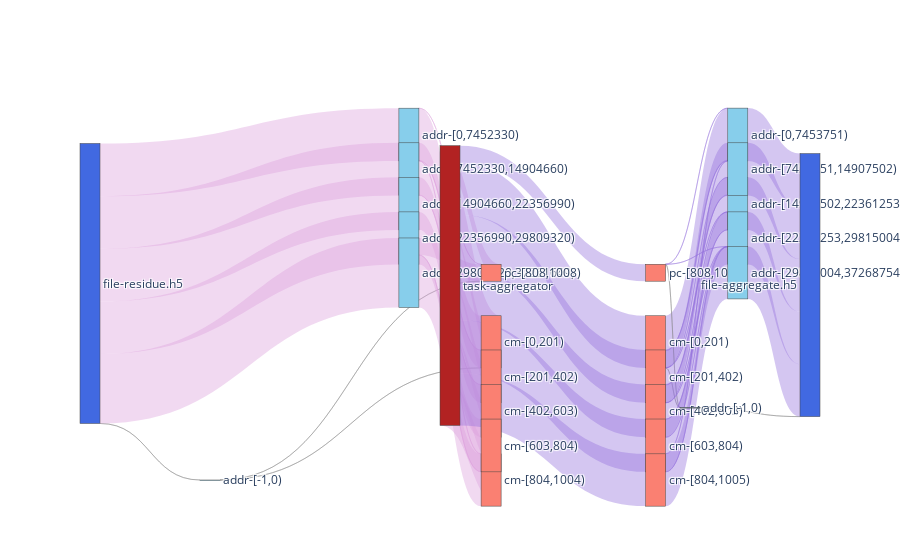

Notebook code cell kept with this figure:
### Code cell
AGG = nx.compose(G_AGG_R, G_AGG_W) 

agg_nodes, agg_nodes_dict = get_nodes_for_sankey(AGG,rm_tags=['agg_r','agg_w'])

agg_links = get_links_for_sankey(AGG, agg_nodes_dict)
fig = go.Figure(go.Sankey(
            node = agg_nodes,
            link = agg_links, orientation='h'))
fig.show()
fig.write_html(f"{path}/sankey-grouped-agg-vol-vfd.html")

### Figure 1 — Plotly figure (JSON) as saved in the notebook; plotly's stock layout.template omitted (floating-point values rounded to 4 significant figures)
{"data": [{"link": {"color": ["rgba(128, 128, 128, 0.4)", "rgba(221, 160, 221,0.4)", "rgba(221, 160, 221,0.4)", "rgba(221, 160, 221,0.4)", "rgba(221, 160, 221,0.4)", "rgba(221, 160, 221,0.4)", "rgba(128, 128, 128, 0.4)", "rgba(128, 128, 128, 0.4)", "rgba(221, 160, 221,0.4)", "rgba(221, 160, 221,0.4)", "rgba(221, 160, 221,0.4)", "rgba(221, 160, 221,0.4)", "rgba(221, 160, 221,0.4)", "rgba(221, 160, 221,0.4)", "rgba(221, 160, 221,0.4)", "rgba(221, 160, 221,0.4)", "rgba(221, 160, 221,0.4)", "rgba(221, 160, 221,0.4)", "rgba(221, 160, 221,0.4)", "rgba(221, 160, 221,0.4)", "rgba(221, 160, 221,0.4)", "rgba(221, 160, 221,0.4)", "rgba(221, 160, 221,0.4)", "rgba(221, 160, 221,0.4)", "rgba(221, 160, 221,0.4)", "rgba(147, 112, 219, 0.4)", "rgba(147, 112, 219, 0.4)", "rgba(147, 112, 219, 0.4)", "rgba(147, 112, 219, 0.4)", "rgba(147, 112, 219, 0.4)", "rgba(147, 112, 219, 0.4)", "rgba(128, 128, 128, 0.4)", "rgba(147, 112, 219, 0.4)", "rgba(147, 112, 219, 0.4)", "rgba(147, 112, 219, 0.4)", "rgba(128, 128, 128, 0.4)", "rgba(147, 112, 219, 0.4)", "rgba(147, 112, 219, 0.4)", "rgba(147, 112, 219, 0.4)", "rgba(147, 112, 219, 0.4)", "rgba(147, 112, 219, 0.4)", "rgba(147, 112, 219, 0.4)", "rgba(147, 112, 219, 0.4)", "rgba(147, 112, 219, 0.4)", "rgba(147, 112, 219, 0.4)", "rgba(147, 112, 219, 0.4)", "rgba(147, 112, 219, 0.4)", "rgba(147, 112, 219, 0.4)", "rgba(147, 112, 219, 0.4)", "rgba(147, 112, 219, 0.4)", "rgba(128, 128, 128, 0.4)", "rgba(147, 112, 219, 0.4)", "rgba(147, 112, 219, 0.4)", "rgba(147, 112, 219, 0.4)", "rgba(147, 112, 219, 0.4)", "rgba(147, 112, 219, 0.4)"], "label": ["Access Volume : 1 B <br />Average Count : 2 <br />Average Access Size : 0.5 B <br />Operation : open", "Access Volume : 7.47 MB <br />Average Count : 413 <br />Average Access Size : 18.09 KB <br />Operation : read", "Access Volume : 7.45 MB <br />Average Count : 400 <br />Average Access Size : 18.62 KB <br />Operation : read", "Access Volume : 7.45 MB <br />Average Count : 400 <br />Average Access Size : 18.62 KB <br />Operation : read", "Access Volume : 9.85 MB <br />Average Count : 402 <br />Average Access Size : 24.5 KB <br />Operation : read", "Access Volume : 7.45 MB <br />Average Count : 400 <br />Average Access Size : 18.62 KB <br />Operation : read", "Access Volume : 1 B <br />Average Count : 1 <br />Average Access Size : 1 B <br />Operation : open", "Access Volume : 1 B <br />Average Count : 1 <br />Average Access Size : 1 B <br />Operation : close", "Access Volume : 7.38 MB <br />Average Count : 201 <br />Average Access Size : 36.74 KB <br />Operation : read", "Access Volume : 74.52 KB <br />Average Count : 2 <br />Average Access Size : 37.26 KB <br />Operation : read", "Access Volume : 1 B <br />Average Count : 1 <br />Average Access Size : 1 B <br />Operation : read", "Access Volume : 1 B <br />Average Count : 1 <br />Average Access Size : 1 B <br />Operation : read", "Access Volume : 7.4 MB <br />Average Count : 199 <br />Average Access Size : 37.21 KB <br />Operation : read", "Access Volume : 36.82 KB <br />Average Count : 1 <br />Average Access Size : 36.82 KB <br />Operation : read", "Access Volume : 7.44 MB <br />Average Count : 200 <br />Average Access Size : 37.2 KB <br />Operation : read", "Access Volume : 7.44 MB <br />Average Count : 200 <br />Average Access Size : 37.21 KB <br />Operation : read", "Access Volume : 36.9 KB <br />Average Count : 1 <br />Average Access Size : 36.9 KB <br />Operation : read", "Access Volume : 7.41 MB <br />Average Count : 199 <br />Average Access Size : 37.21 KB <br />Operation : read", "Access Volume : 2.4 MB <br />Average Count : 2 <br />Average Access Size : 1.2 MB <br />Operation : read", "Access Volume : 7.38 MB <br />Average Count : 201 <br />Average Access Size : 36.74 KB <br />Operation : read", "Access Volume : 2.4 MB <br />Average Count : 4 <br />Average Access Size : 600 KB <br />Operation : read", "Access Volume : 7.48 MB <br />Average Count : 201 <br />Average Access Size : 37.21 KB <br />Operation : read", "Access Volume : 7.41 MB <br />Average Count : 200 <br />Average Access Size : 37.03 KB <br />Operation : read", "Access Volume : 7.48 MB <br />Average Count : 201 <br />Average Access Size : 37.2 KB <br />Operation : read", "Access Volume : 7.48 MB <br />Average Count : 201 <br />Average Access Size : 37.21 KB <br />Operation : read", "Access Volume : 7.38 MB <br />Average Count : 201 <br />Average Access Size : 36.74 KB <br />Operation : write", "Access Volume : 7.48 MB <br />Average Count : 201 <br />Average Access Size : 37.21 KB <br />Operation : write", "Access Volume : 7.48 MB <br />Average Count : 201 <br />Average Access Size : 37.2 KB <br />Operation : write", "Access Volume : 7.48 MB <br />Average Count : 201 <br />Average Access Size : 37.21 KB <br />Operation : write", "Access Volume : 7.41 MB <br />Average Count : 200 <br />Average Access Size : 37.03 KB <br />Operation : write", "Access Volume : 2.4 MB <br />Average Count : 4 <br />Average Access Size : 600 KB <br />Operation : write", "Access Volume : 1 B <br />Average Count : 1 <br />Average Access Size : 1 B <br />Operation : open", "Access Volume : 7.38 MB <br />Average Count : 200 <br />Average Access Size : 36.88 KB <br />Operation : write", "Access Volume : 1.26 KB <br />Average Count : 79 <br />Average Access Size : 16 B <br />Operation : write", "Access Volume : 1.9 KB <br />Average Count : 119 <br />Average Access Size : 16 B <br />Operation : write", "Access Volume : 1 B <br />Average Count : 2 <br />Average Access Size : 0.5 B <br />Operation : open", "Access Volume : 608 B <br />Average Count : 3 <br />Average Access Size : 202.67 B <br />Operation : write", "Access Volume : 296 B <br />Average Count : 2 <br />Average Access Size : 148 B <br />Operation : write", "Access Volume : 111.93 KB <br />Average Count : 3 <br />Average Access Size : 37.31 KB <br />Operation : write", "Access Volume : 1.3 KB <br />Average Count : 81 <br />Average Access Size : 16 B <br />Operation : write", "Access Volume : 1.92 KB <br />Average Count : 120 <br />Average Access Size : 16 B <br />Operation : write", "Access Volume : 7.37 MB <br />Average Count : 198 <br />Average Access Size : 37.24 KB <br />Operation : write", "Access Volume : 7.41 MB <br />Average Count : 199 <br />Average Access Size : 37.24 KB <br />Operation : write", "Access Volume : 3.22 KB <br />Average Count : 201 <br />Average Access Size : 16 B <br />Operation : write", "Access Volume : 74.35 KB <br />Average Count : 2 <br />Average Access Size : 37.18 KB <br />Operation : write", "Access Volume : 37.02 KB <br />Average Count : 1 <br />Average Access Size : 37.02 KB <br />Operation : write", "Access Volume : 7.45 MB <br />Average Count : 200 <br />Average Access Size : 37.25 KB <br />Operation : write", "Access Volume : 3.22 KB <br />Average Count : 201 <br />Average Access Size : 16 B <br />Operation : write", "Access Volume : 175 B <br />Average Count : 2 <br />Average Access Size : 87.5 B <br />Operation : write", "Access Volume : 7.41 MB <br />Average Count : 350 <br />Average Access Size : 21.18 KB <br />Operation : write", "Access Volume : 1 B <br />Average Count : 2 <br />Average Access Size : 0.5 B <br />Operation : open", "Access Volume : 7.49 MB <br />Average Count : 208 <br />Average Access Size : 36 KB <br />Operation : write", "Access Volume : 7.45 MB <br />Average Count : 279 <br />Average Access Size : 26.7 KB <br />Operation : write", "Access Volume : 7.45 MB <br />Average Count : 400 <br />Average Access Size : 18.63 KB <br />Operation : write", "Access Volume : 7.42 MB <br />Average Count : 874 <br />Average Access Size : 8.49 KB <br />Operation : write", "Access Volume : 7.45 MB <br />Average Count : 200 <br />Average Access Size : 37.24 KB <br />Operation : write"], "source": [0, 0, 0, 0, 0, 0, 1, 1, 2, 2, 2, 2, 3, 3, 4, 5, 6, 6, 6, 7, 8, 9, 10, 11, 12, 13, 13, 13, 13, 13, 13, 14, 14, 14, 14, 15, 15, 15, 16, 16, 16, 16, 17, 17, 17, 18, 18, 18, 19, 19, 20, 21, 22, 23, 24, 25], "target": [1, 2, 4, 5, 6, 3, 7, 8, 7, 9, 10, 8, 9, 11, 11, 12, 12, 10, 8, 13, 13, 13, 13, 13, 13, 14, 16, 17, 18, 19, 15, 20, 21, 22, 23, 20, 21, 24, 21, 23, 24, 25, 22, 24, 25, 22, 23, 24, 21, 24, 26, 26, 26, 26, 26, 26], "value": [1, 7470344, 7447664, 7449464, 9849656, 7447768, 1, 1, 7384614, 74520, 1, 1, 7404124, 36820, 7440852, 7442640, 36904, 7405392, 2400001, 7384614, 2400003, 7478644, 7405393, 7477672, 7479544, 7384614, 7478644, 7477672, 7479544, 7405393, 2400003, 1, 7375767, 1264, 1904, 1, 608, 296, 111928, 1296, 1920, 7373568, 7410168, 3216, 74352, 37016, 7449384, 3216, 175, 7414624, 1, 7488478, 7448448, 7452584, 7423272, 7447920]}, "node": {"color": ["RoyalBlue", "SkyBlue", "SkyBlue", "SkyBlue", "SkyBlue", "SkyBlue", "SkyBlue", "Salmon", "Salmon", "Salmon", "Salmon", "Salmon", "Salmon", "FireBrick", "Salmon", "Salmon", "Salmon", "Salmon", "Salmon", "Salmon", "SkyBlue", "SkyBlue", "SkyBlue", "SkyBlue", "SkyBlue", "SkyBlue", "RoyalBlue"], "label": ["file-residue.h5", "addr-[-1,0)", "addr-[0,7452330)", "addr-[7452330,14904660)", "addr-[14904660,22356990)", "addr-[22356990,29809320)", "addr-[29809320,37261649)", "cm-[0,201)", "pc-[808,1008)", "cm-[201,402)", "cm-[804,1004)", "cm-[402,603)", "cm-[603,804)", "task-aggregator", "cm-[0,201)", "pc-[808,1008)", "cm-[201,402)", "cm-[402,603)", "cm-[603,804)", "cm-[804,1005)", "addr-[-1,0)", "addr-[0,7453751)", "addr-[14907502,22361253)", "addr-[22361253,29815004)", "addr-[29815004,37268754)", "addr-[7453751,14907502)", "file-aggregate.h5"], "x": [0.3333, 0.4444, 0.4444, 0.4444, 0.4444, 0.4444, 0.4444, 0.5556, 0.5556, 0.5556, 0.5556, 0.5556, 0.5556, 0.6667, 0.7778, 0.7778, 0.7778, 0.7778, 0.7778, 0.7778, 0.8889, 0.8889, 0.8889, 0.8889, 0.8889, 0.8889, 1], "y": [0, 0, 0.09091, 0.1818, 0.2727, 0.3636, 0.4545, 0.6364, 0.4545, 0.7273, 1, 0.8182, 0.9091, 0, 0.6364, 0.4545, 0.7273, 0.8182, 0.9091, 1, 0, 0.09091, 0.2727, 0.3636, 0.4545, 0.1818, 0]}, "orientation": "h", "type": "sankey"}], "layout": {}}
